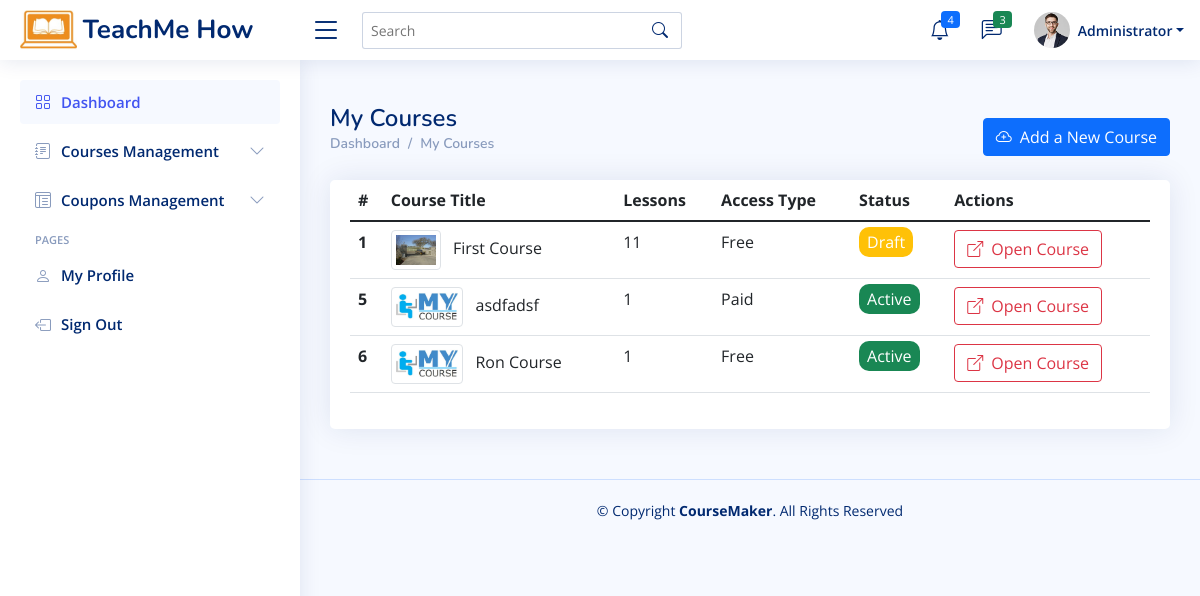
Screenshot of /instructor-all-courses.php (signed in) with the database file from the repository.
### tables this page shows
CREATE TABLE `courses` (
  `id` int(10) NOT NULL,
  `instructor_id` int(10) NOT NULL,
  `title` varchar(200) NOT NULL,
  `thumbnail` varchar(100) NOT NULL DEFAULT 'default.jpg',
  `access` enum('Free','Registration','Paid') NOT NULL,
  `description` varchar(1000) NOT NULL,
  `draft` tinyint(1) NOT NULL DEFAULT 0,
  `courseID` int(11) NOT NULL,
  `timeLimitType` enum('Without Time Limit','Days','Months','Years') DEFAULT NULL,
  `timeLimitValue` int(5) DEFAULT NULL,
  `registration_required_email` tinyint(1) DEFAULT NULL,
  `registration_required_phone` tinyint(1) DEFAULT NULL,
  `registration_required_address` tinyint(1) DEFAULT NULL,
  `registration_required_tos` tinyint(1) DEFAULT NULL,
  `price` int(5) DEFAULT NULL,
  `paypal_email` varchar(50) DEFAULT NULL,
  `instructor_name` varchar(50) NOT NULL,
  `back_clr` varchar(10) NOT NULL DEFAULT '#ffffff',
  `front_clr` varchar(10) NOT NULL DEFAULT '#000000',
  `page_background_type` enum('image','color') NOT NULL DEFAULT 'color',
  `page_background_image` varchar(100) DEFAULT NULL,
  `page_background_color` varchar(100) DEFAULT '#000000'
);

### instructor-all-courses.php (the view, shortened to what this page needs)
<?php
    require_once "includes/app.php";
    $path = ROOT_DIR;
?>
<!DOCTYPE html>
<html lang="en">
<head>
    <?php
        require "includes/head.inc.php";
    ?>
</head>
<body>
    <?=require_once "includes/header.inc.php";?>
  <?=require_once "includes/instructorSideBar.inc.php";?>
  <main id="main" class="main">
      <div class="pagetitle d-flex justify-content-between">
          <div>
              <h1>My Courses</h1>
              <nav>
                  <ol class="breadcrumb">
                      <li class="breadcrumb-item"><a href="<?=ROOT_DIR?>instructorDashboard.php">Dashboard</a></li>
                      <li class="breadcrumb-item">My Courses</li>
                  </ol>
              </nav>
          </div>
          <a class="btn btn-primary" href="instructor-create-course.php"><i class="bi bi-cloud-plus me-2"></i>Add a New Course</a>
      </div>
      <section class="section">
          <div class="row">
              <div class="col-lg-12">
                  <div class="card">
                      <div class="card-body">
                          <table class="table datatable">
                              <thead>
                              <tr>
                                  <th scope="col">#</th>
                                  <th scope="col">Course Title</th>
                                  <th scope="col">Lessons</th>
                                  <th scope="col">Access Type</th>
                                  <th scope="col">Status</th>
                                  <th scope="col">Actions</th>
                              </tr>
                              </thead>
                              <tbody>
                              <?php
                              $sql = "SELECT c.id as coursePrimaryKey, c.title, COUNT(l.course_id) AS total_lessons, c.thumbnail, c.access, c.draft, c.courseID
                                        FROM courses c LEFT JOIN lessons l
                                        ON l.course_id = c.id GROUP BY c.id";
                              $res = mysqli_query($con, $sql);
                              while($row = mysqli_fetch_array($res)){
                                  $badgeClass = $row["draft"]==0 ? "success" : "warning";
                                  $badgeTxt = $row["draft"]==0 ? "Active" : "Draft";
                              ?>
                                  <tr>
                                      <th scope="row"><?=$row["coursePrimaryKey"]?></th>
                                      <td>
                                          <img style="max-height: 40px;" class="me-2 img-thumbnail" src="assets/img/courses-thumnail/<?=$row["thumbnail"]?>?> alt="">
                                          <?=$row["title"]?>
                                      </td>
                                      <td><?=$row["total_lessons"]?></td>
                                      <td><?=$row["access"]?></td>
                                      <td>
                                          <span style="border-radius: 10px" class="bg-<?=$badgeClass?> text-white px-2 py-1"><?=$badgeTxt?></span>
                                      </td>
                                      <td>
                                          <a href="instructor-view-course.php?courseID=<?=$row["coursePrimaryKey"]?>" class="btn btn-outline-danger" data-bs-toggle="tooltip" data-bs-placement="top" title="" data-bs-original-title="Visit Course"><i class="bi bi-box-arrow-up-right me-2"></i>Open Course</a>
                                      </td>
                                  </tr>
                              <?php } ?>
                              </tbody>
                          </table>
                      </div>
                  </div>
              </div>
          </div>
      </section>
  </main>
  <?=require_once "includes/footer.inc.php";?>
</body>
</html>

### includes/head.inc.php (shortened to what this page needs)
<link href="<?=$path?>/assets/vendor/bootstrap/css/bootstrap.min.css" rel="stylesheet">
<link href="<?=$path?>assets/vendor/bootstrap-icons/bootstrap-icons.css" rel="stylesheet">
<link href="<?=$path?>assets/vendor/remixicon/remixicon.css" rel="stylesheet">
<link href="<?=$path?>assets/vendor/boxicons/css/boxicons.min.css" rel="stylesheet">
<link href="<?=$path?>assets/vendor/quill/quill.snow.css" rel="stylesheet">
<link href="<?=$path?>assets/vendor/quill/quill.bubble.css" rel="stylesheet">
<link href="<?=$path?>assets/vendor/simple-datatables/style.css" rel="stylesheet">
<link href="<?=$path?>assets/css/style.css?v=<?=rand()?>" rel="stylesheet">

### includes/header.inc.php (shortened to what this page needs)
<header id="header" class="header fixed-top d-flex align-items-center">
    <div class="d-flex align-items-center justify-content-between">
        <a href="instructorDashboard.php" class="logo d-flex align-items-center">
            <img src="<?=$path?>assets/img/logo_top.png" alt="">
            <span class="d-none d-lg-block">TeachMe How</span>
        </a>
        <i class="bi bi-list toggle-sidebar-btn"></i>
    </div>
    <div class="search-bar">
        <form class="search-form d-flex align-items-center" method="POST" action="#">
            <input type="text" name="query" placeholder="Search" title="Enter search keyword">
            <button type="submit" title="Search"><i class="bi bi-search"></i></button>
        </form>
    </div>
    <nav class="header-nav ms-auto">
        <ul class="d-flex align-items-center">
            <li class="nav-item dropdown">
                <a class="nav-link nav-icon" href="#" data-bs-toggle="dropdown">
                    <i class="bi bi-bell"></i>
                    <span class="badge bg-primary badge-number">4</span>
                </a>
            </li>
            <li class="nav-item dropdown">
                <a class="nav-link nav-icon" href="#" data-bs-toggle="dropdown">
                    <i class="bi bi-chat-left-text"></i>
                    <span class="badge bg-success badge-number">3</span>
                </a>
            </li>
            <li class="nav-item dropdown pe-3">
                <a class="nav-link nav-profile d-flex align-items-center pe-0" href="#" data-bs-toggle="dropdown">
                    <img src="assets/img/profile-img.jpg" alt="Profile" class="rounded-circle">
                    <span class="d-none d-md-block dropdown-toggle ps-2"><?=$_SESSION["firstName"]?></span>
                </a>
            </li>
        </ul>
    </nav>
</header>

### includes/instructorSideBar.inc.php (shortened to what this page needs)
<aside id="sidebar" class="sidebar">
    <ul class="sidebar-nav" id="sidebar-nav">
        <li class="nav-item">
            <a class="nav-link " href="<?=$path?>instructorDashboard.php">
                <i class="bi bi-grid"></i>
                <span>Dashboard</span>
            </a>
        </li>
        <li class="nav-item">
            <a class="nav-link collapsed" data-bs-target="#forms-nav" data-bs-toggle="collapse" href="#">
                <i class="bi bi-journal-text"></i><span>Courses Management</span><i class="bi bi-chevron-down ms-auto"></i>
            </a>
        </li>
        <li class="nav-item">
            <a class="nav-link collapsed" data-bs-target="#tables-nav" data-bs-toggle="collapse" href="#">
                <i class="bi bi-layout-text-window-reverse"></i><span>Coupons Management</span><i class="bi bi-chevron-down ms-auto"></i>
            </a>
        </li>
        <li class="nav-heading">Pages</li>
        <li class="nav-item">
            <a class="nav-link collapsed" href="<?=$path?>profile.php">
                <i class="bi bi-person"></i>
                <span>My Profile</span>
            </a>
        </li>
        <li class="nav-item">
            <a class="nav-link collapsed" href="#">
                <i class="bi bi-box-arrow-left"></i>
                <span>Sign Out</span>
            </a>
        </li>
    </ul>
</aside>

### includes/footer.inc.php (shortened to what this page needs)
<footer id="footer" class="footer">
    <div class="copyright">
        &copy; Copyright <strong><span>CourseMaker</span></strong>. All Rights Reserved
    </div>
    <div class="credits">
    </div>
</footer>

### assets/css/style.css (style rules this page uses)
:root { scroll-behavior: smooth; }
body { font-family: "Open Sans", sans-serif; background: #f6f9ff; color: #444444; }
a { color: #4154f1; text-decoration: none; }
h1, h2, h3, h4, h5, h6 { font-family: "Nunito", sans-serif; }
#main { margin-top: 60px; padding: 20px 30px; transition: all 0.3s; }
.pagetitle { margin-bottom: 10px; }
.pagetitle h1 { font-size: 24px; margin-bottom: 0; font-weight: 600; color: #012970; }
.card { margin-bottom: 30px; border: none; border-radius: 5px; box-shadow: 0px 0 30px rgba(1, 41, 112, 0.1); overflow: hidden; }
.card-body { padding: 0 20px 20px 20px; }
.breadcrumb { font-size: 14px; font-family: "Nunito", sans-serif; color: #899bbd; font-weight: 600; }
.breadcrumb a { color: #899bbd; transition: 0.3s; }
.breadcrumb .breadcrumb-item::before { color: #899bbd; }
.logo { line-height: 1; }
@media (min-width: 1200px) { .logo { width: 280px; } }
.logo img { max-height: 40px; margin-right: 6px; }
.logo span { font-size: 26px; font-weight: 700; color: #012970; font-family: "Nunito", sans-serif; }
.header { transition: all 0.5s; z-index: 997; height: 60px; box-shadow: 0px 2px 20px rgba(1, 41, 112, 0.1); background-color: #fff; padding-left: 20px; }
.header .toggle-sidebar-btn { font-size: 32px; padding-left: 10px; cursor: pointer; color: #012970; }
.header .search-bar { min-width: 360px; padding: 0 20px; }
.header .search-form { width: 100%; }
.header .search-form input { border: 0; font-size: 14px; color: #012970; border: 1px solid rgba(1, 41, 112, 0.2); padding: 7px 38px 7px 8px; border-radius: 3px; transition: 0.3s; width: 100%; }
.header .search-form button { border: 0; padding: 0; margin-left: -30px; background: none; }
.header .search-form button i { color: #012970; }
.header-nav ul { list-style: none; }
.header-nav > ul { margin: 0; padding: 0; }
.header-nav .nav-icon { font-size: 20px; color: #012970; }
.header-nav .nav-profile { color: #012970; }
.header-nav .nav-profile img { max-height: 36px; }
.header-nav .nav-profile span { font-size: 14px; font-weight: 600; }
.header-nav .badge-number { position: absolute; inset: 4px 6px auto auto; font-weight: normal; font-size: 11px; padding: 3px 6px; }
.sidebar { position: fixed; top: 60px; left: 0; bottom: 0; width: 300px; z-index: 996; transition: all 0.3s; padding: 20px; overflow-y: auto; scrollbar-width: thin; scrollbar-color: #aab7cf transparent; box-shadow: 0px 0px 20px rgba(1, 41, 112, 0.1); background-color: #fff; }
@media (min-width: 1200px) { #main, #footer { margin-left: 300px; } }
.sidebar-nav { padding: 0; margin: 0; list-style: none; }
.sidebar-nav li { padding: 0; margin: 0; list-style: none; }
.sidebar-nav .nav-item { margin-bottom: 5px; }
.sidebar-nav .nav-heading { font-size: 11px; text-transform: uppercase; color: #899bbd; font-weight: 600; margin: 10px 0 5px 15px; }
.sidebar-nav .nav-link { display: flex; align-items: center; font-size: 15px; font-weight: 600; color: #4154f1; transition: 0.3; background: #f6f9ff; padding: 10px 15px; border-radius: 4px; }
.sidebar-nav .nav-link i { font-size: 16px; margin-right: 10px; color: #4154f1; }
.sidebar-nav .nav-link.collapsed { color: #012970; background: #fff; }
.sidebar-nav .nav-link.collapsed i { color: #899bbd; }
.sidebar-nav .nav-link .bi-chevron-down { margin-right: 0; transition: transform 0.2s ease-in-out; }
.footer { padding: 20px 0; font-size: 14px; transition: all 0.3s; border-top: 1px solid #cddfff; }
.footer .copyright { text-align: center; color: #012970; }
.footer .credits { padding-top: 5px; text-align: center; font-size: 13px; color: #012970; }

### rows the page displays
courses: id "1", thumbnail (picture), title "First Course", total_lessons "11", access "Free", draft "Draft"
courses: id "5", thumbnail (placeholder picture), title "asdfadsf", total_lessons "1", access "Paid", draft "Active"
courses: id "6", thumbnail (placeholder picture), title "Ron Course", total_lessons "1", access "Free", draft "Active"

### other values shown
$_SESSION["firstName"] "Administrator"
